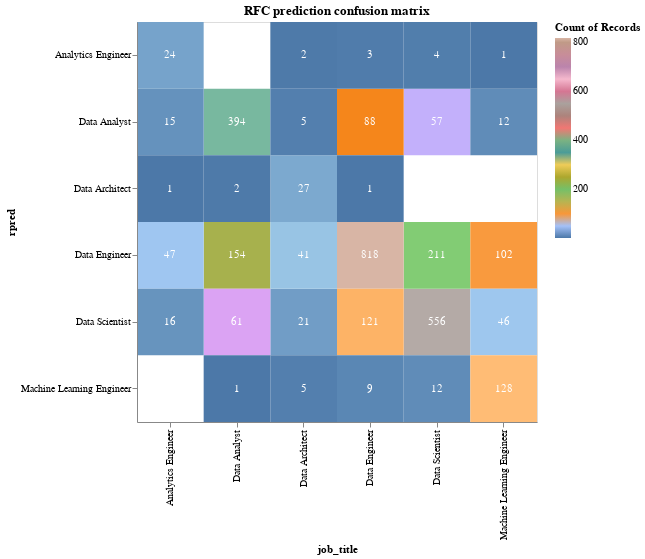

Here is the notebook cell this chart was saved with:
### Code cell
alt.data_transformers.enable('default', max_rows=15000)

c = alt.Chart(df).mark_rect().encode(
    x="job_title:N",
    y="rpred:N",
    color=alt.Color("count()", scale=alt.Scale(scheme="tableau20"))
)

c_text = alt.Chart(df).mark_text(color="white").encode(
    x="job_title:N",
    y="rpred:N",
    text="count()"
)

(c+c_text).properties(
    height=400,
    width=400,
    title = 'RFC prediction confusion matrix'
)

### Figure 1 — Vega-Lite specification as saved in the notebook (floating-point values rounded to 4 significant figures; data arrays with more than 128 entries replaced by an {"elided": "..."} marker saying what was removed)
{"config": {"view": {"continuousWidth": 400, "continuousHeight": 300}}, "layer": [{"mark": "rect", "encoding": {"color": {"aggregate": "count", "scale": {"scheme": "tableau20"}, "type": "quantitative"}, "x": {"field": "job_title", "type": "nominal"}, "y": {"field": "rpred", "type": "nominal"}}}, {"mark": {"type": "text", "color": "white"}, "encoding": {"text": {"aggregate": "count", "type": "quantitative"}, "x": {"field": "job_title", "type": "nominal"}, "y": {"field": "rpred", "type": "nominal"}}}], "data": {"name": "data-87d6ccb781641861ca92b385b48b232e"}, "height": 400, "title": "RFC prediction confusion matrix", "width": 400, "$schema": "https://vega.github.io/schema/vega-lite/v4.17.0.json", "datasets": {"data-87d6ccb781641861ca92b385b48b232e": {"elided": "2985 records"}}}
